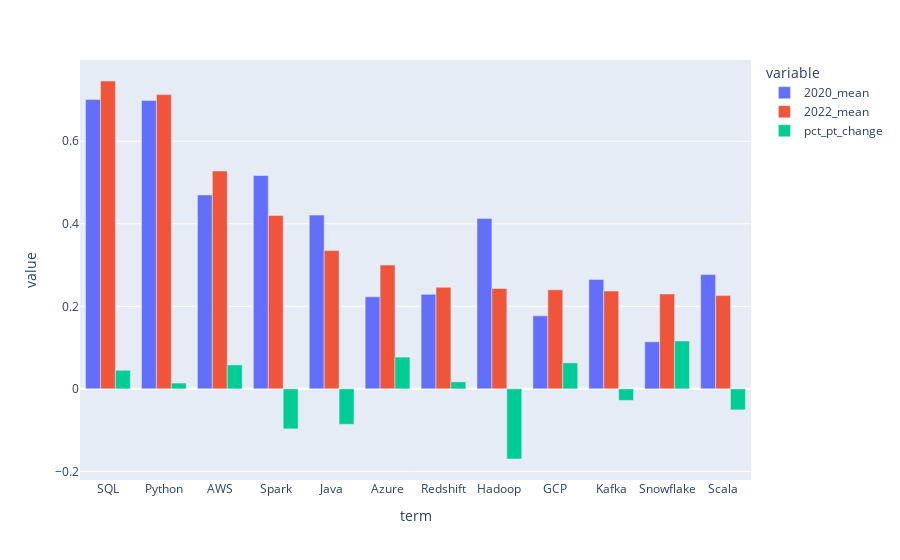

This figure's notebook cell:
### Code cell
px.bar(df_to_plot, barmode='group')

### Figure 1 — Plotly figure (JSON) as saved in the notebook; plotly's stock layout.template omitted (floating-point values rounded to 4 significant figures)
{"data": [{"alignmentgroup": "True", "hovertemplate": "variable=2020_mean<br>term=%{x}<br>value=%{y}<extra></extra>", "legendgroup": "2020_mean", "marker": {"color": "#636efa", "pattern": {"shape": ""}}, "name": "2020_mean", "offsetgroup": "2020_mean", "orientation": "v", "showlegend": true, "textposition": "auto", "type": "bar", "x": ["SQL", "Python", "AWS", "Spark", "Java", "Azure", "Redshift", "Hadoop", "GCP", "Kafka", "Snowflake", "Scala"], "xaxis": "x", "y": [0.701, 0.699, 0.47, 0.517, 0.421, 0.223, 0.229, 0.413, 0.177, 0.265, 0.114, 0.277], "yaxis": "y"}, {"alignmentgroup": "True", "hovertemplate": "variable=2022_mean<br>term=%{x}<br>value=%{y}<extra></extra>", "legendgroup": "2022_mean", "marker": {"color": "#EF553B", "pattern": {"shape": ""}}, "name": "2022_mean", "offsetgroup": "2022_mean", "orientation": "v", "showlegend": true, "textposition": "auto", "type": "bar", "x": ["SQL", "Python", "AWS", "Spark", "Java", "Azure", "Redshift", "Hadoop", "GCP", "Kafka", "Snowflake", "Scala"], "xaxis": "x", "y": [0.746, 0.713, 0.528, 0.42, 0.335, 0.3, 0.246, 0.243, 0.24, 0.237, 0.23, 0.226], "yaxis": "y"}, {"alignmentgroup": "True", "hovertemplate": "variable=pct_pt_change<br>term=%{x}<br>value=%{y}<extra></extra>", "legendgroup": "pct_pt_change", "marker": {"color": "#00cc96", "pattern": {"shape": ""}}, "name": "pct_pt_change", "offsetgroup": "pct_pt_change", "orientation": "v", "showlegend": true, "textposition": "auto", "type": "bar", "x": ["SQL", "Python", "AWS", "Spark", "Java", "Azure", "Redshift", "Hadoop", "GCP", "Kafka", "Snowflake", "Scala"], "xaxis": "x", "y": [0.045, 0.014, 0.058, -0.097, -0.086, 0.077, 0.017, -0.17, 0.063, -0.028, 0.116, -0.051], "yaxis": "y"}], "layout": {"barmode": "group", "legend": {"title": {"text": "variable"}, "tracegroupgap": 0}, "margin": {"t": 60}, "xaxis": {"anchor": "y", "domain": [0, 1], "title": {"text": "term"}}, "yaxis": {"anchor": "x", "domain": [0, 1], "title": {"text": "value"}}}}
